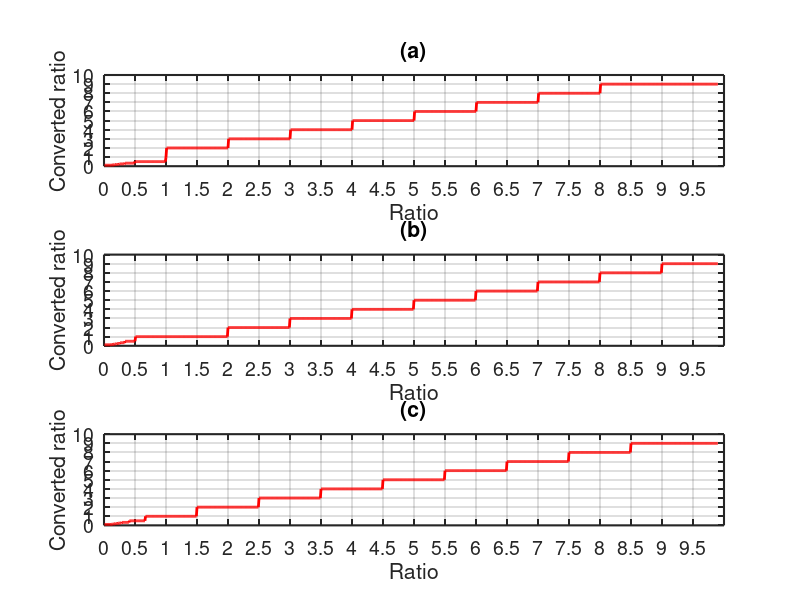

Write MATLAB code to recreate this figure.
%
% Compare ceiling, floor and int conversion functions
%

x = 0.01:0.01:9.9; %simulate ratios

function [v] = f(r)
  if r >= 1
    v = 1;
  else
    v = -1;
  endif
endfunction

function [RC] = Conversion(x, type = 'C')
  RC = [];
  
  for i=1:length(x)
       
    s = x(i)^f(x(i));
    
    if strcmp(type, 'C')
      s = ceil(s);
    elseif strcmp(type, 'F')
      s = floor(s);
    elseif strcmp(type, 'I')
      s = round(s);
    endif
    
    l = s;
    if s < 1
      l = 1;
    elseif s > 9
      l = 9;
    endif
    
    R = l^f(x(i));
       
    RC = [RC R];
    
  endfor
  
endfunction

% Ceiling function
C = Conversion(x, 'C');

% Flor function
F = Conversion(x, 'F');

% Int function
I = Conversion(x, 'I');

xtk = 0:0.5:9.99;
ytk = 0:1:10;

figure(1,"position", get(0,"screensize"));

subplot(311);
plot(x, C, 'r', "linewidth", 2);
title('(a)', "fontsize", 14);
grid 'on';
xlabel('Ratio');
ylabel('Converted ratio');
h = get(gcf, "currentaxes");
set(h, "fontsize", 14, "linewidth", 1.5);
xticks(xtk);
yticks(ytk);

subplot(312);
plot(x, F, 'r', "linewidth", 2);
title('(b)', "fontsize", 14);
grid 'on';
xlabel('Ratio');
ylabel('Converted ratio');
h = get(gcf, "currentaxes");
set(h, "fontsize", 14, "linewidth", 1.5);
xticks(xtk);
yticks(ytk);

subplot(313);
plot(x, I, 'r', "linewidth", 2);
title('(c)', "fontsize", 14);
grid 'on';
xlabel('Ratio');
ylabel('Converted ratio');
h = get(gcf, "currentaxes");
set(h, "fontsize", 14, "linewidth", 1.5);
xticks(xtk);
yticks(ytk);

print('compare.png','-dpng','-r400');

